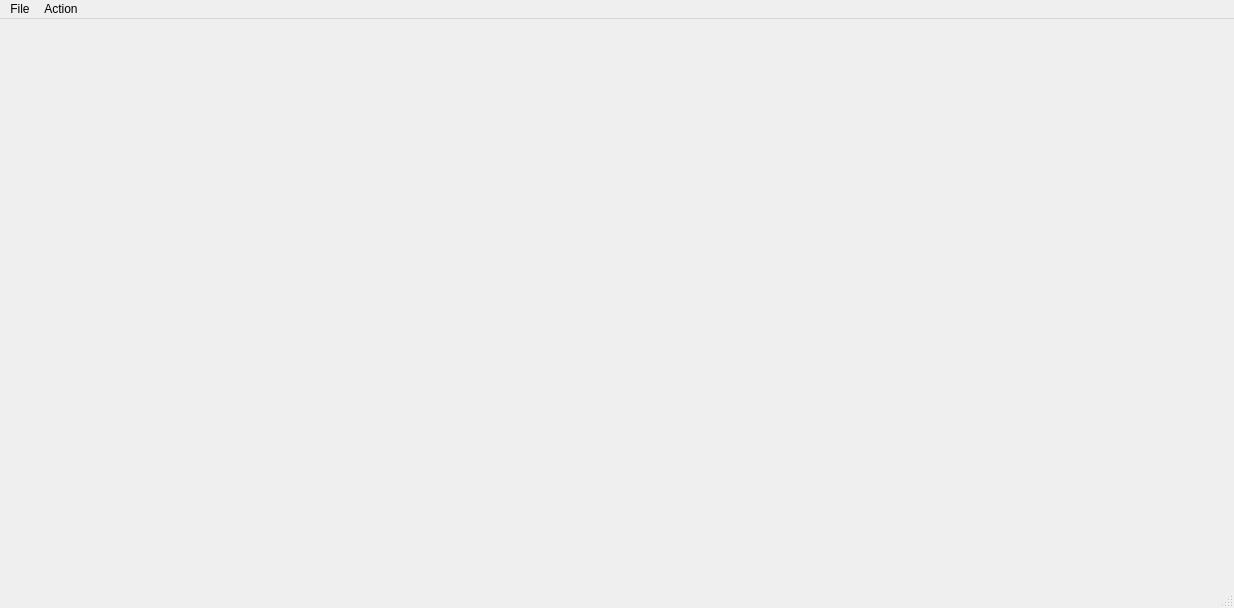
<?xml version="1.0" encoding="UTF-8"?>
<ui version="4.0">
 <class>MainWindow</class>
 <widget class="QMainWindow" name="MainWindow">
  <property name="geometry">
   <rect>
    <x>0</x>
    <y>0</y>
    <width>1234</width>
    <height>608</height>
   </rect>
  </property>
  <property name="windowTitle">
   <string>train_plot</string>
  </property>
  <widget class="QWidget" name="centralwidget">
   <layout class="QGridLayout" name="gridLayout">
    <item row="0" column="0">
     <widget class="QWidget" name="widgetPlot" native="true">
      <property name="maximumSize">
       <size>
        <width>16777215</width>
        <height>1</height>
       </size>
      </property>
     </widget>
    </item>
   </layout>
  </widget>
  <widget class="QMenuBar" name="menubar">
   <property name="geometry">
    <rect>
     <x>0</x>
     <y>0</y>
     <width>1234</width>
     <height>26</height>
    </rect>
   </property>
   <widget class="QMenu" name="menuPlik">
    <property name="title">
     <string>File</string>
    </property>
    <addaction name="actionOtw_rz_plik"/>
    <addaction name="actionZapisz_plik"/>
   </widget>
   <widget class="QMenu" name="menuAction">
    <property name="title">
     <string>Action</string>
    </property>
    <addaction name="actionDA_amplitude"/>
    <addaction name="actionNON_DA_amplitude"/>
   </widget>
   <addaction name="menuPlik"/>
   <addaction name="menuAction"/>
  </widget>
  <widget class="QStatusBar" name="statusbar"/>
  <action name="actionOtw_rz_plik">
   <property name="text">
    <string>Open</string>
   </property>
   <property name="shortcut">
    <string>Ctrl+N</string>
   </property>
  </action>
  <action name="actionZapisz_plik">
   <property name="text">
    <string>Save</string>
   </property>
   <property name="shortcut">
    <string>Ctrl+S</string>
   </property>
  </action>
  <action name="actionDA_amplitude">
   <property name="text">
    <string>DA amplitude</string>
   </property>
  </action>
  <action name="actionNON_DA_amplitude">
   <property name="text">
    <string>NON_DA amplitude</string>
   </property>
  </action>
 </widget>
 <resources/>
 <connections/>
</ui>
